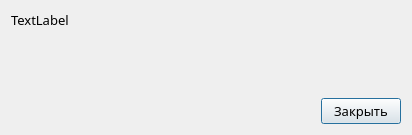
<?xml version="1.0" encoding="UTF-8"?>
<ui version="4.0">
 <class>Dialog</class>
 <widget class="QDialog" name="Dialog">
  <property name="geometry">
   <rect>
    <x>0</x>
    <y>0</y>
    <width>412</width>
    <height>135</height>
   </rect>
  </property>
  <property name="windowTitle">
   <string>Dialog</string>
  </property>
  <layout class="QVBoxLayout" name="verticalLayout" stretch="10,0">
   <item>
    <widget class="QLabel" name="mainLabel">
     <property name="font">
      <font>
       <family>Hack</family>
       <pointsize>10</pointsize>
      </font>
     </property>
     <property name="text">
      <string>TextLabel</string>
     </property>
     <property name="alignment">
      <set>Qt::AlignLeading|Qt::AlignLeft|Qt::AlignTop</set>
     </property>
     <property name="textInteractionFlags">
      <set>Qt::TextBrowserInteraction</set>
     </property>
    </widget>
   </item>
   <item>
    <layout class="QHBoxLayout" name="horizontalLayout" stretch="0,0">
     <item>
      <spacer name="horizontalSpacer">
       <property name="orientation">
        <enum>Qt::Horizontal</enum>
       </property>
       <property name="sizeHint" stdset="0">
        <size>
         <width>40</width>
         <height>20</height>
        </size>
       </property>
      </spacer>
     </item>
     <item>
      <widget class="QPushButton" name="buttonConfirm">
       <property name="font">
        <font>
         <family>Hack</family>
         <pointsize>10</pointsize>
        </font>
       </property>
       <property name="focusPolicy">
        <enum>Qt::TabFocus</enum>
       </property>
       <property name="text">
        <string>Закрыть</string>
       </property>
      </widget>
     </item>
    </layout>
   </item>
  </layout>
 </widget>
 <resources/>
 <connections/>
</ui>
